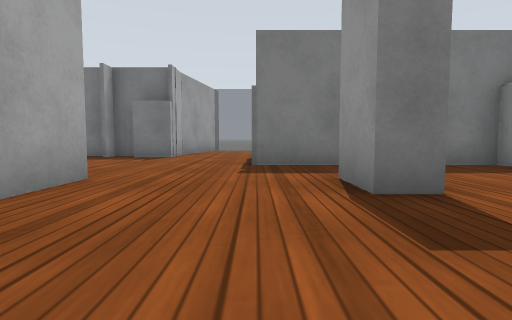
view 1 (above)

21 first-person views from a walk through a robot-simulator world made for Gazebo. The camera is 0.5 m above the floor, tilts 4° down and sees 80° across. The floor is counted in squares, 1 m on a side. Each view is taken from the middle of a square. On the plan, view 1 faces up. The plan holds only what a view shows up to about 9 squares ahead; the rest is blank. Robots are left out. Simple patterns stand in for the simulator's built-in surfaces.

view 2
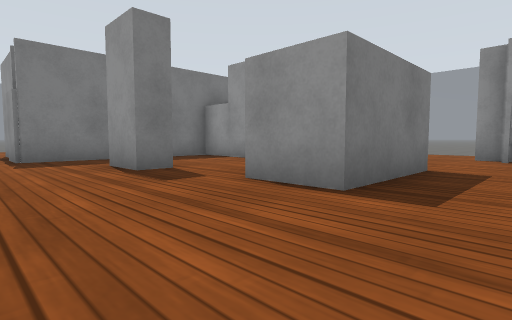

view 3
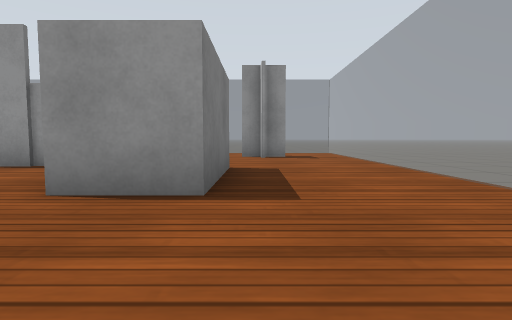

view 4
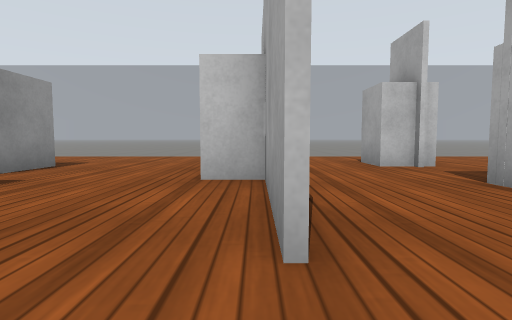

view 5
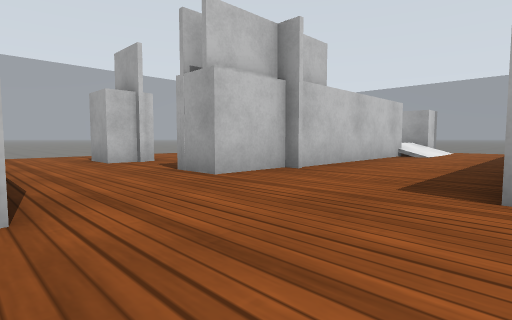

view 6
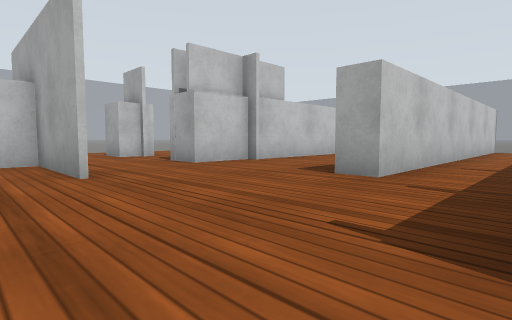

view 7
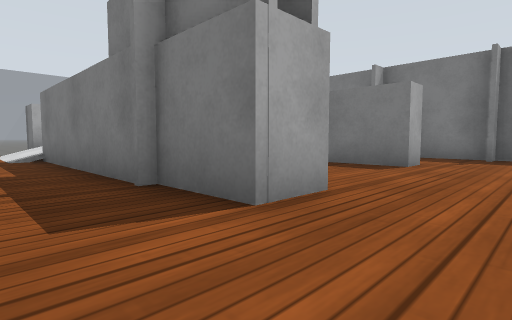

view 8
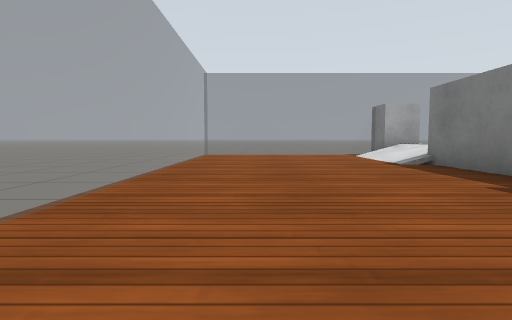

view 9
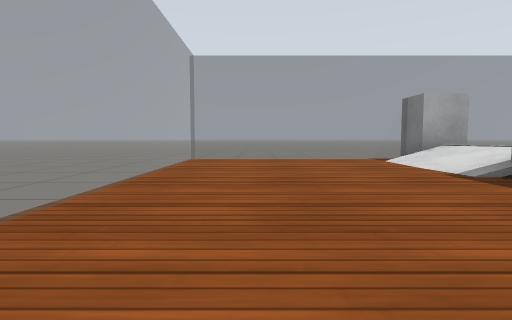

view 10
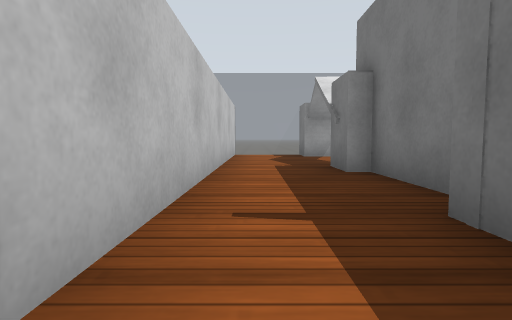

view 11
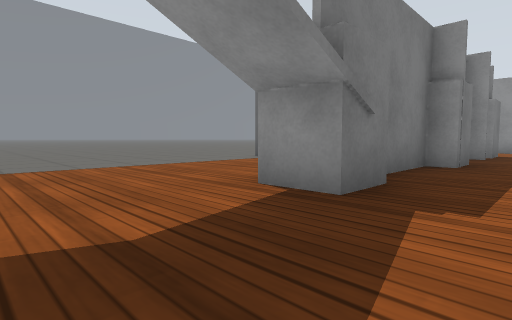

view 12
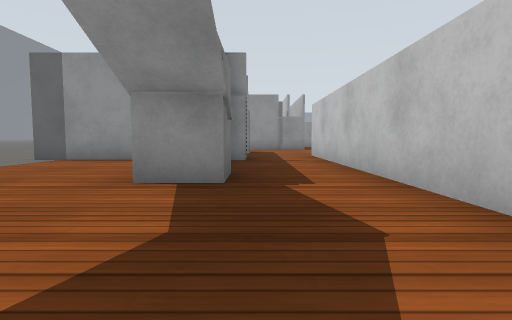

view 13
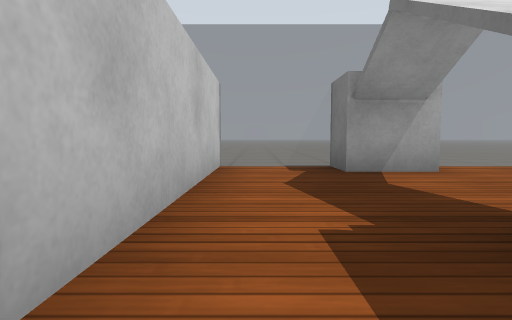

view 14
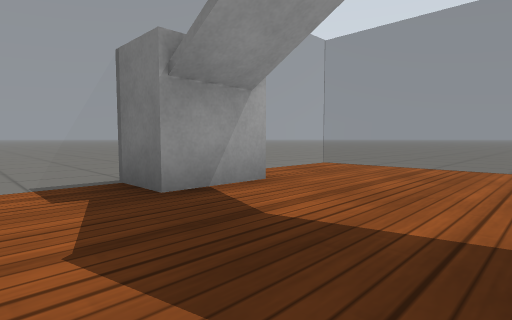

view 15
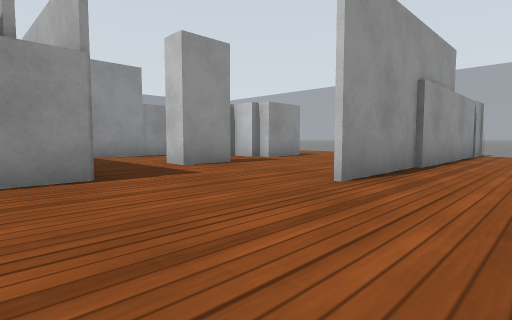

view 16
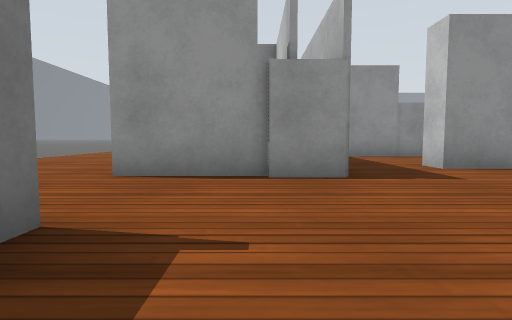

view 17
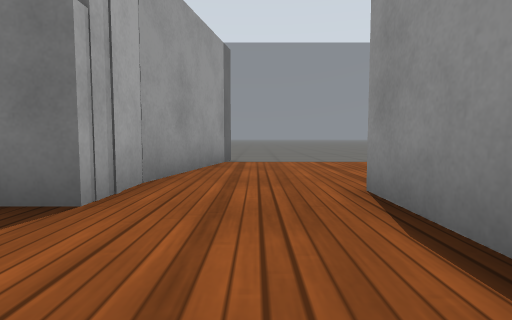

view 18
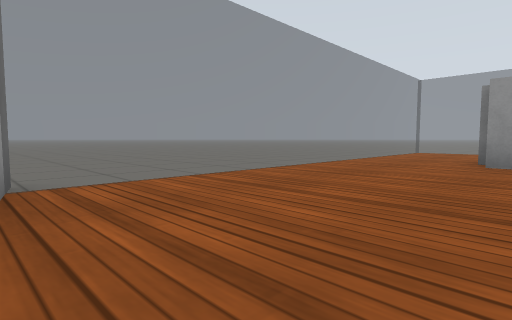

view 19
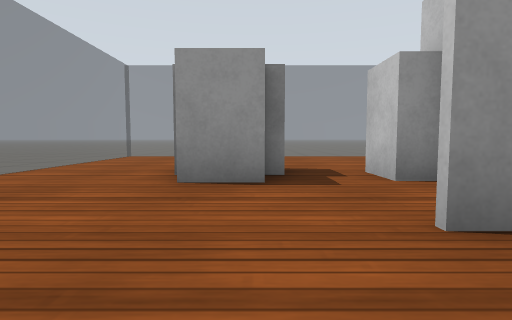

view 20
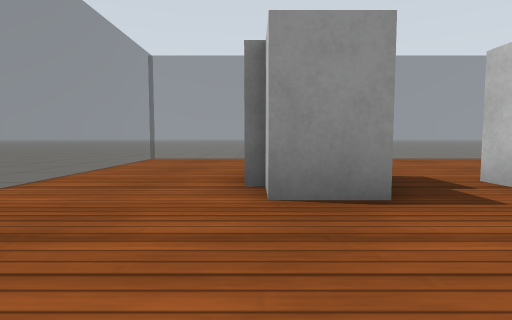

view 21
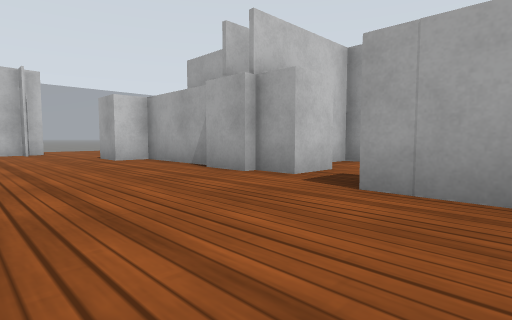

### Floor plan
Key: @ floor where view 1 was taken; # wall or solid block; . main floor; : floor 0.05 m higher than the main floor; / step, stairs or slope; = window, fence, low wall or low ledge; B white box.
Columns run from 15 left of view 1 to 10 right of it. Each row starts with its distance up from view 1.
 13 .========    ============.
 12 ==......#    #...........=
 11 ==......#    #...........=
 10  BB.....#    #......BB...
  9 BBBBBB###B##B.......BB...
  8 =.......BB..B..#.........=
  7 =..............#B.#.#....=
  6 ###########....B#####....=
  5   ..................#....=
  4   ..............B...#...
  3     BBBBB....#..B...#B..
  2 BB  BBBBBBB..#......#B..
  1 =.::/........#...##  ...
  0 =............#.@.BBB....
 -1 =.........BB.#........##
 -2 =............#..........
 -3 =............B .........
 -4 .=======  ===B =========

Where each view was taken, in squares from view 1:
view 1: 0 up, 0 right, facing up
view 2: 2 down, 1 left, facing up-right
view 3: 1 down, 1 left, facing right
view 4: 5 up, 2 left, facing down
view 5: 6 up, 2 left, facing down-left
view 6: 8 up, 1 left, facing down-left
view 7: 0 up, 3 left, facing up-left
view 8: 2 down, 5 left, facing left
view 9: 2 down, 7 left, facing left
view 10: 7 up, 5 left, facing left
view 11: 7 up, 13 left, facing up-right
view 12: 8 up, 14 left, facing right
view 13: 7 up, 9 left, facing left
view 14: 7 up, 11 left, facing up-left
view 15: 7 up, 4 left, facing down-right
view 16: 7 up, 4 left, facing right
view 17: 6 up, 1 left, facing up
view 18: 9 up, 2 left, facing up-right
view 19: 9 up, 1 right, facing right
view 20: 10 up, 2 right, facing right
view 21: 10 up, 9 right, facing down-left
